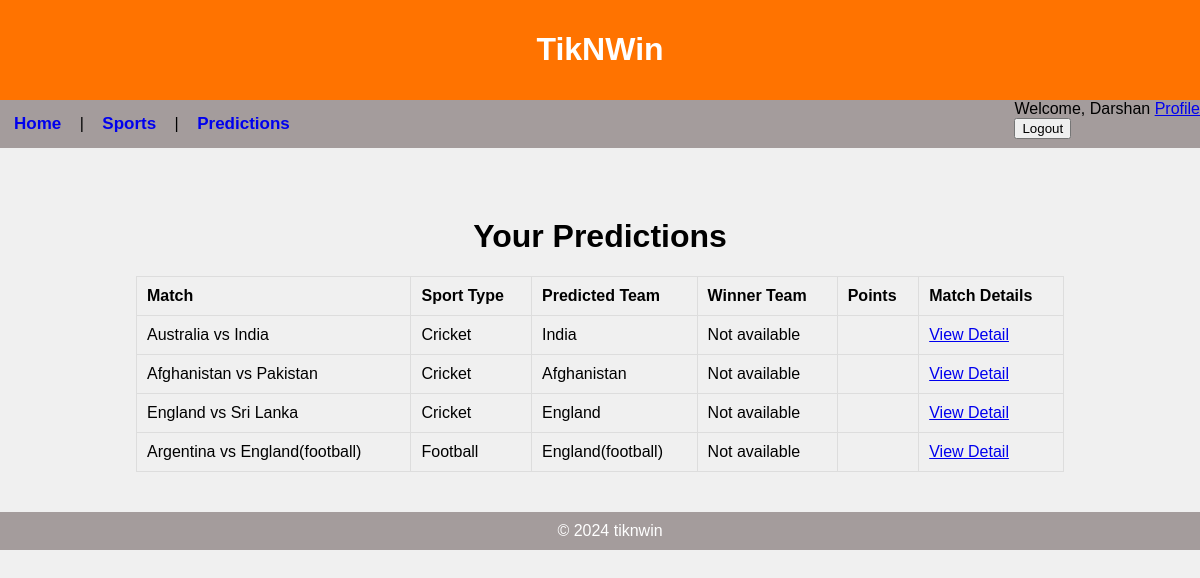
Screenshot of /predictions/ (signed in) with the database file from the repository.
### app/models.py (models this page shows, shortened)
class User(AbstractUser):
    date_of_birth = models.DateField(null=True, blank=True)
    profile_picture = models.ImageField(upload_to='media/profile_pics/', null=True, blank=True)
    phone_number = models.CharField(max_length=15, null=True, blank=True)
    address = models.TextField(null=True, blank=True)
    bio = models.TextField(null=True, blank=True)
    gender = models.CharField(max_length=10, choices=[('Male', 'Male'), ('Female', 'Female'), ('Other', 'Other')], null=True, blank=True)
    occupation = models.CharField(max_length=255, null=True, blank=True)
    company = models.CharField(max_length=255, null=True, blank=True)
    receive_newsletter = models.BooleanField(default=False)
    created_at = models.DateTimeField(auto_now_add=True)
    updated_at = models.DateTimeField(auto_now=True)
    groups = models.ManyToManyField('auth.Group',blank=True,related_name='user_groups')
    user_permissions = models.ManyToManyField('auth.Permission',blank=True,related_name='user_user_permissions')

class Prediction(models.Model):
    user = models.ForeignKey('user', on_delete=models.CASCADE)
    match = models.ForeignKey('Match', on_delete=models.CASCADE)
    predicted_team = models.ForeignKey('Team', on_delete=models.CASCADE, null=True, blank=True)
    prediction_comment = models.TextField(blank=True)
    created_at = models.DateTimeField(auto_now_add=True)
    updated_at = models.DateTimeField(auto_now=True)

class Match(models.Model):
    home_team = models.ForeignKey('Team', related_name='home_matches', on_delete=models.CASCADE)
    away_team = models.ForeignKey('Team', related_name='away_matches', on_delete=models.CASCADE)
    date_time = models.DateTimeField()
    location = models.CharField(max_length=255)
    result = models.ForeignKey('Team', related_name='won_matches', on_delete=models.CASCADE, null=True, blank=True)
    description = models.TextField(blank=True)
    sports = models.ForeignKey('Sports', related_name='matches', on_delete=models.CASCADE, null=True, blank=True)
    created_at = models.DateTimeField(auto_now_add=True)
    updated_at = models.DateTimeField(auto_now=True)

class Team(models.Model):
    name = models.CharField(max_length=255, unique=True)
    abbreviation = models.CharField(max_length=10, unique=True)
    description = models.TextField(blank=True)
    founded_year = models.PositiveIntegerField(null=True, blank=True)
    home_stadium = models.CharField(max_length=255, blank=True)
    website = models.URLField(blank=True)
    flag_image = models.ImageField(upload_to='media/team_flags/', null=True, blank=True)
    sports = models.ManyToManyField('Sports', related_name='teams')
    created_at = models.DateTimeField(auto_now_add=True)
    updated_at = models.DateTimeField(auto_now=True)

class Sports(models.Model):
    name = models.CharField(max_length=255, unique=True)
    description = models.TextField(blank=True)
    image = models.ImageField(upload_to='media/images/', null=True, blank=True)
    founded_year = models.PositiveIntegerField(null=True, blank=True)
    country = models.CharField(max_length=100, blank=True)
    website = models.URLField(blank=True)
    created_at = models.DateTimeField(auto_now_add=True)
    updated_at = models.DateTimeField(auto_now=True)

### app/views.py (the view)
# urls.py: path('predictions/', predictions , name='predictions'),
@login_required(login_url='login')
def predictions(request):
    user = request.user
    predictions = Prediction.objects.filter(user=user)
    return render(request, "app/predictions.html", {'predictions': predictions})

### app/templates/app/predictions.html (shortened to what this page needs)
{% extends 'app/layout.html' %}
{% block header %}TikNWin{% endblock %}
{% block content %}
  <div style="text-align: center; margin-top: 50px;">
    <h1 style="font-size: 2em;">Your Predictions</h1>
    {% if predictions %}
      <table style="width: 80%; margin: 20px auto; border-collapse: collapse;">
        <thead>
          <tr>
            <th style="border: 1px solid #ddd; padding: 10px;">Match</th>
            <th style="border: 1px solid #ddd; padding: 10px;">Sport Type</th>
            <th style="border: 1px solid #ddd; padding: 10px;">Predicted Team</th>
            <th style="border: 1px solid #ddd; padding: 10px;">Winner Team</th>
            <th style="border: 1px solid #ddd; padding: 10px;">Points</th>
            <th style="border: 1px solid #ddd; padding: 10px;">Match Details</th>
          </tr>
        </thead>
        <tbody>
          {% for prediction in predictions %}
            <tr>
              <td style="border: 1px solid #ddd; padding: 10px;">{{ prediction.match.home_team.name }} vs {{ prediction.match.away_team.name }}</td>
              <td style="border: 1px solid #ddd; padding: 10px;">{{ prediction.match.sports.name }}</td>
              <td style="border: 1px solid #ddd; padding: 10px;">{{ prediction.predicted_team.name }}</td>
              <td style="border: 1px solid #ddd; padding: 10px;">{{ prediction.match.result|default:"Not available" }}</td>
              <td style="border: 1px solid #ddd; padding: 10px;">{{ prediction.points }}</td>
              <td style="border: 1px solid #ddd; padding: 10px;">
                <a href="{% url 'app:view_match' match_id=prediction.match.id %}">View Detail</a>
              </td>
            </tr>
          {% endfor %}
        </tbody>
      </table>
    {% else %}
      <p style="font-size: 1.5em;">You haven't made any predictions yet.</p>
    {% endif %}
  </div>
{% endblock %}

### app/templates/app/layout.html (shortened to what this page needs)
<!DOCTYPE html>
<html lang="en">
<head>
    {% load static %}
    <link rel="stylesheet" href="{% static 'app/styles.css' %}">
</head>
<body>
    <header>
        <h1>{% block header %}TiknWin{% endblock %}</h1>
    </header>
    <nav>
        <div class="left-links">
            <a class="links" href="{% url 'app:index' %}">Home</a> |
            <a class="links" href="{% url 'app:sports' %}">Sports</a> |
            <a class="links" href="{% url 'app:predictions' %}">Predictions</a>
        </div>
        <div class="right-links">
            {% if user.is_authenticated %}
                Welcome, {{ user.first_name }}
                <a href="{% url 'app:profile' %}">Profile</a>
                <form method="post" action="{% url 'logout' %}">
                <input type="submit" value="Logout">
                </form>
            {% else %}
                <a class="links" href="{% url 'login' %}">Login</a> |
                <a class="links" href="{% url 'app:register' %}">Register</a>
            {% endif %}
            </div>
    </nav>
    <main>
        {% block content %}{% endblock %}
    </main>
    <footer>
        &copy; {% block footer_year %}2024{% endblock %} tiknwin
    </footer>
</body>
</html>

### app/static/app/styles.css (style rules this page uses)
body { font-family: Arial, sans-serif; margin: 0; padding: 0; background-color: #f0f0f0; }
header { background-color: #ff7300; color: white; padding: 10px; text-align: center; }
nav { display: flex; top: 0; width: 100%; background-color: #a49c9c; overflow: auto; height: auto; }
.left-links { flex: 1 1 200px; }
.links { display: inline-block; text-align: center; padding: 14px; text-decoration: none; font-size: 17px; font-weight: bolder; }
main { padding: 20px; }
footer { background-color: #a49c9c; color: white; text-align: center; padding: 10px; position: relative; bottom: 0; width: 100%; }
table { text-align: left; }
td { vertical-align: top; }

### rows the page displays
User: first_name "Darshan"
Prediction: match.home_team.name "Australia", match.away_team.name "India", match.sports.name "Cricket", predicted_team.name "India", match.result "Not available"
Prediction: match.home_team.name "Afghanistan", match.away_team.name "Pakistan", match.sports.name "Cricket", predicted_team.name "Afghanistan", match.result "Not available"
Prediction: match.home_team.name "England", match.away_team.name "Sri Lanka", match.sports.name "Cricket", predicted_team.name "England", match.result "Not available"
Prediction: match.home_team.name "Argentina", match.away_team.name "England(football)", match.sports.name "Football", predicted_team.name "England(football)", match.result "Not available"
